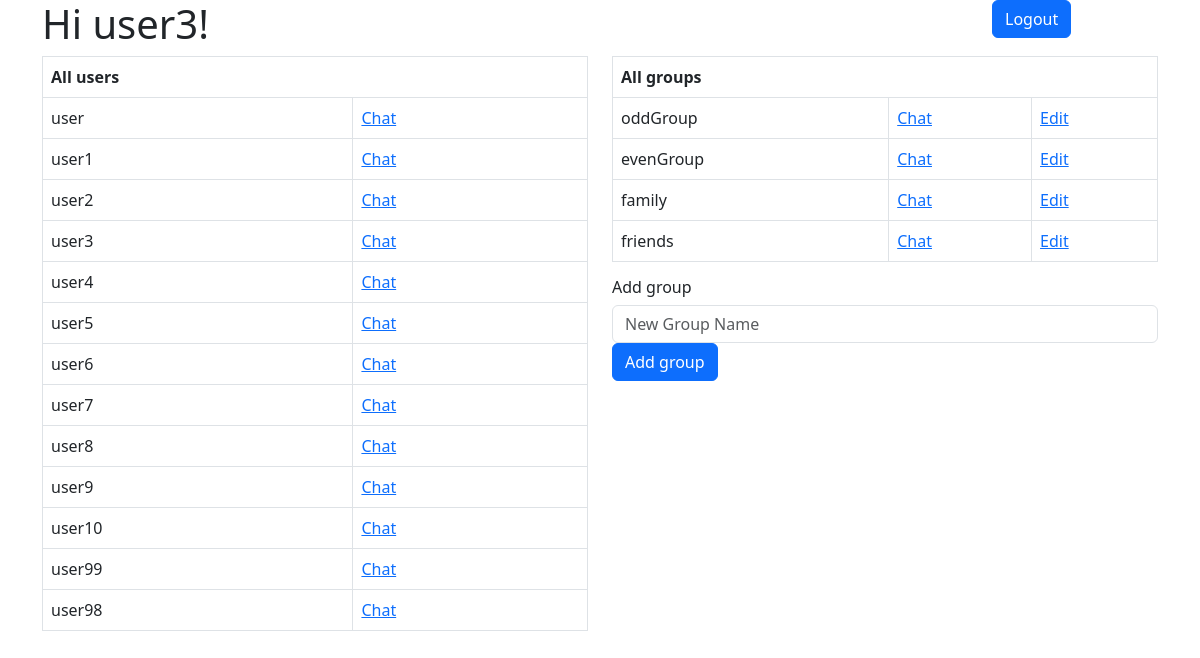
The page /user (signed in) on the database its author committed.
### demoCode.py (models this page shows)
class Users(db.Model, UserMixin):
    id = db.Column(db.Integer, primary_key=True)
    username = db.Column(db.String(100), unique=True, nullable=False)
    password = db.Column(db.String(100), nullable=False)
    is_admin = db.Column(db.Boolean, default=False)

class Groups(db.Model):
    id = db.Column(db.Integer, primary_key=True)
    groupName = db.Column(db.String(100), unique=True, nullable=False)

### demoCode.py (the view)
@app.route('/user')
def user():
	username = session['username']
	users = Users.query.filter_by(is_admin=False).all()
	groups = Groups.query.all()
	return render_template('userPage.html', username = username, users=users, groups = groups)

### templates/userPage.html
{% extends "index.html" %}
{% block content %}
<div class="container">
  <div class="row">
    <div class="col-10">
	  <h1>Hi {{ username }}!</h1>
    </div>
    <div class="col-2">
		<form action="{{ url_for('logout') }}" method="POST">
		  <button type="submit" class="btn btn-primary">Logout</button>
		</form>
    </div>
  </div>
  <div class="row">
	<div class="col-6">
		<table class="table table-hover table-bordered">
			<thead>
			  <tr>
				<th colspan="2">All users</th>
			  </tr>
			</thead>
			<tbody>
			  {% for user in users %}
				<tr>
				  <td>{{ user.username }}</td>
				  <td> <a href="{{ url_for('chatWithUser', user_id=user.id ) }}"> Chat </a> </td>
				</tr>
			  {% endfor %}
			</tbody>
		</table>
	</div>
	<div class="col-6">
		<table class="table table-hover table-bordered">
			<thead>
			  <tr>
				<th colspan="3">All groups</th>
			  </tr>
			</thead>
			<tbody>
			  {% for group in groups %}
				<tr>
				  <td>{{ group.groupName }}</td>
				  <td> <a href="{{ url_for('chatWithGroup', groupID = group.id) }}"> Chat </a> </td>
				  <td> <a href="{{ url_for('editGroup', groupID = group.id) }}"> Edit </a> </td>
				</tr>
			  {% endfor %}
			</tbody>
		</table>
		<h6>Add group</h6>
		<form action="{{ url_for('newGroup') }}" method="POST">
			<input type="text" name="newGroupName" class="form-control" placeholder="New Group Name">
			<button type="submit" class="btn btn-primary">Add group</button>
		</form>
	</div>
  </div>
</div>
{% endblock %}

### rows shown on the page
Users: username "user"
Users: username "user1"
Users: username "user2"
Users: username "user3"
Users: username "user4"
Users: username "user5"
Users: username "user6"
Users: username "user7"
Users: username "user8"
Users: username "user9"
Users: username "user10"
Users: username "user99"
Users: username "user98"
Groups: groupName "oddGroup"
Groups: groupName "evenGroup"
Groups: groupName "family"
Groups: groupName "friends"
